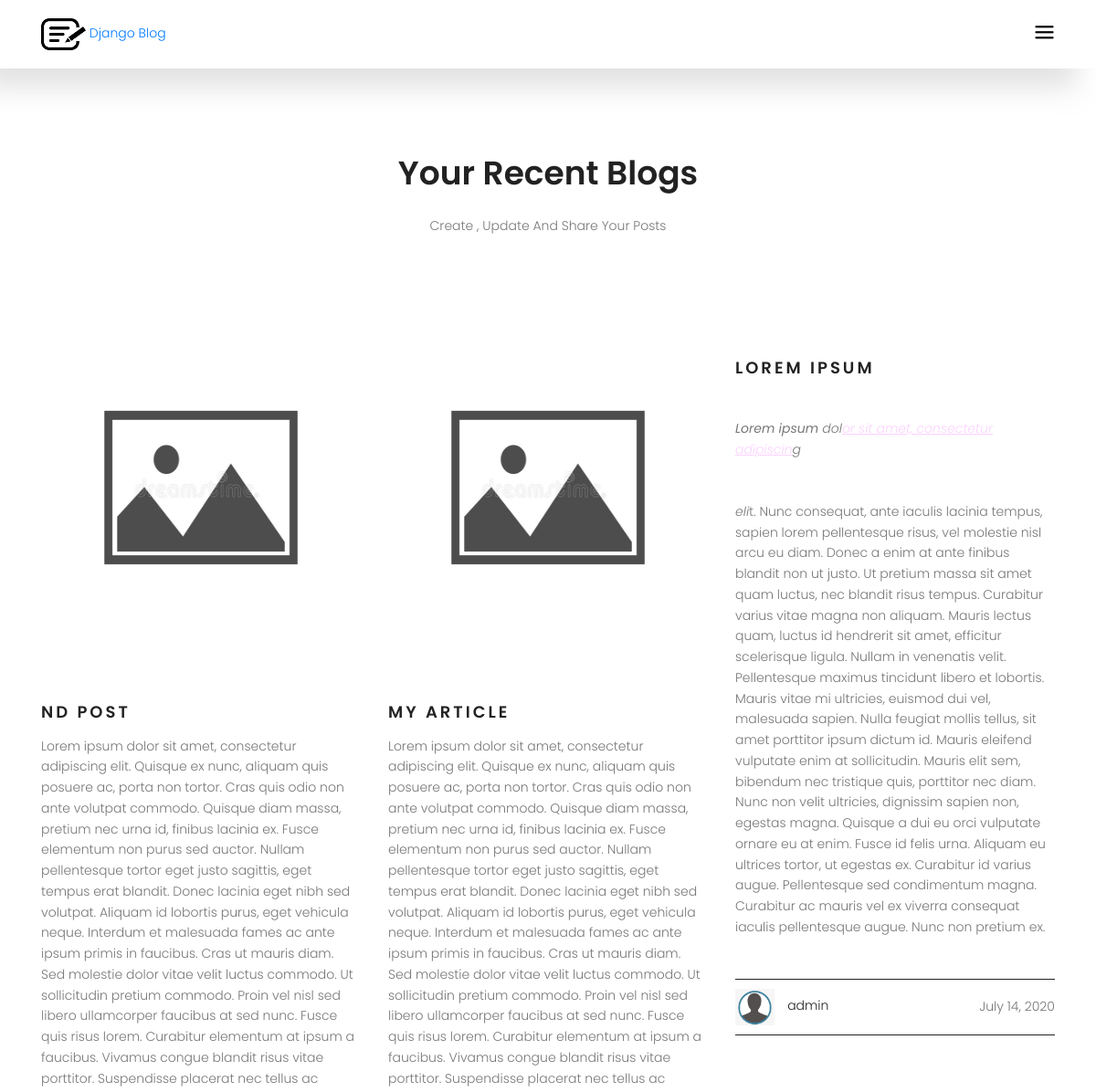
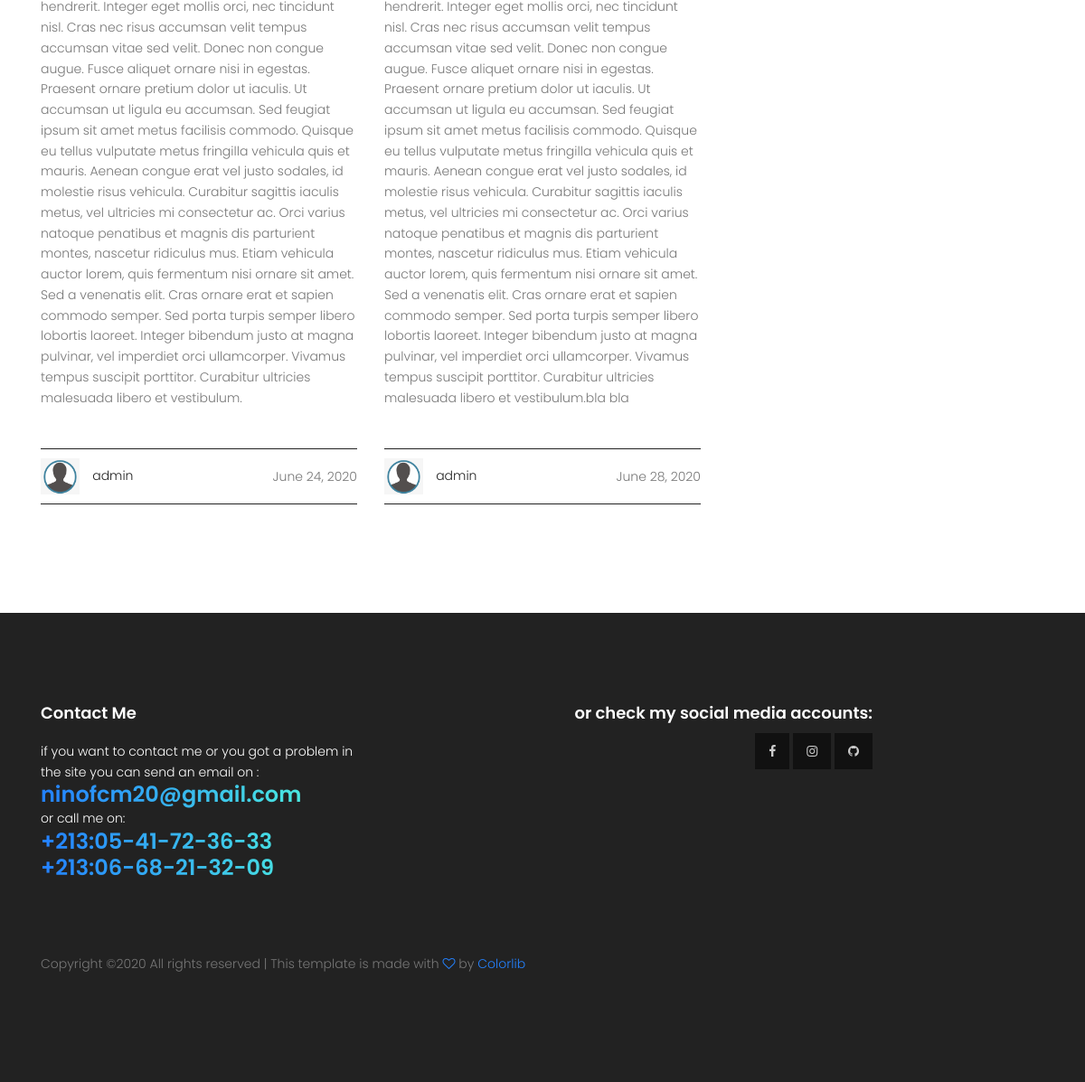
The page /posts-of-admin (signed in) on the database its author committed (2 pictures, top to bottom).
### blog/models.py (models this page shows, shortened)
class Post(models.Model):
    profile = models.ForeignKey(Profile , on_delete=models.CASCADE)
    title = models.CharField(max_length=100)
    content = RichTextField()
    slug = models.SlugField(blank=True)
    creation_date = models.DateTimeField(default=datetime.datetime.now())
    tags = models.CharField(max_length=30, blank=True)
    public = models.BooleanField(default=True)
    img = models.ImageField(upload_to='postimg/',blank=True)

### accounts/models.py (models this page shows, shortened)
class Profile(models.Model):
    user = models.OneToOneField(User, on_delete=models.CASCADE)
    bio = models.TextField(max_length=1000,blank=True)
    created_at = models.DateTimeField(default=datetime.now())
    slug = models.SlugField(blank=True)
    img = models.ImageField(upload_to='userimg/',default='userimg/avatar.png')

### blog/views.py (the view)
# urls.py: path('posts-of-<slug>', views.user_posts , name='user_posts'),
@login_required(login_url='/accounts/login/')
def user_posts(request, slug):
    profile = Profile.objects.get(slug=slug)
    posts = Post.objects.filter(profile=profile)
    context = {
        'posts':posts,
        'title':'%s posts'%profile.slug,
    }
    return render(request, 'blog/your_blog.html', context)

### blog/templates/blog/your_blog.html
{% extends 'blog/base.html' %}
{% load static %}
{% block content %}
			<section class="blog-area section-gap">
				<div class="container">
					<div class="row justify-content-center">
						<div class="col-md-8 pb-30 header-text">
							<h1>Your Recent Blogs</h1>
							<p>
								Create , Update And Share Your Posts
							</p>
						</div>
					</div>
						<div class="row">
							{% for post in posts %}
								<div class="single-blog col-lg-4 col-md-4">
									{% if post.img %}
									<img class="f-img img-fluid mx-auto" src="{{post.img.url}}" alt="">
									{% else %}
									<img class="f-img img-fluid mx-auto" src="{% static "home-static/img/no-image.jpg" %}" style="height: 400px;">
									{% endif %}
									<h4>
										<a href="{% url 'blog:post' post.slug %}">{{post.title}}</a>
									</h4>
									<p>
										{{post.content | safe}}
									</p>
									<div class="bottom d-flex justify-content-between align-items-center flex-wrap">
										<div>
											<a href="{% url 'accounts:profile' post.profile.slug %}">
											<img class="img-fluid" src="{{post.profile.img.url}}" style="height: 40px;">
											<span>{{post.profile.user.username}}</span>
											</a>
										</div>
										<div class="meta">
											{{post.creation_date| date}}
										</div>
									</div>
								</div>
								{% empty %}
								there's has no posts yet :(
							{% endfor %}
						</div>
				</div>
			</section>
{% endblock %}

### static/home-static/css/main.css (style rules this page uses)
body { color: #777777; font-family: "Poppins", sans-serif; font-size: 14px; font-weight: 300; line-height: 1.625em; position: relative; }
a { -webkit-transition: all 0.3s ease 0s; -moz-transition: all 0.3s ease 0s; -o-transition: all 0.3s ease 0s; transition: all 0.3s ease 0s; }
a, a:focus, a:hover { text-decoration: none; outline: 0; }
h1, h2, h3, h4, h5, h6 { font-family: "Poppins", sans-serif; color: #222222; line-height: 1.2em !important; margin-bottom: 0; margin-top: 0; font-weight: 600; }
h1, .h1 { font-size: 36px; }
h4, .h4 { font-size: 20px; }
.pb-30 { padding-bottom: 30px; }
.flex-wrap { -webkit-flex-wrap: wrap; -moz-flex-wrap: wrap; -ms-flex-wrap: wrap; flex-wrap: wrap; }
b, i, sup, sub, u, del { color: #fcd2ff; }
h1 { font-size: 36px; }
h4 { font-size: 18px; }
h1, h2, h3, h4, h5, h6 { line-height: 1.5em; }
body { position: relative; }
.section-gap { padding: 120px 0; }
.blog-area h1 { text-align: center; margin-bottom: 25px; font-weight: 600; text-transform: capitalize; }
.blog-area p { margin-bottom: 45px; text-align: center; }
.single-blog h4 { text-transform: uppercase; font-weight: 600; letter-spacing: 3px; margin-top: 35px; }
.single-blog a { color: #222; }
.single-blog p { text-align: left; margin-top: 15px; }
.single-blog .bottom { padding: 10px 0; border-top: 1px solid #222; border-bottom: 1px solid #222; }
.single-blog .bottom span { margin-left: 10px; }
.single-blog .f-img { -webkit-transition: all 0.3s ease 0s; -moz-transition: all 0.3s ease 0s; -o-transition: all 0.3s ease 0s; transition: all 0.3s ease 0s; }
p { color: #777; }

### rows shown on the page
Post: title "ND POST", content "Lorem ipsum dolor sit amet, consectetur adipiscing elit. Quisque ex nunc, aliquam quis posuere ac, porta non tortor. Cras quis odio non ante volutpat commodo. Quisque diam massa, pretium nec urna id, finibus lacinia ex. Fusce elementum non purus sed auctor. Nullam pellentesque tortor eget justo sagittis, eget tempus erat blandit. Donec lacinia eget nibh sed volutpat. Aliquam id lobortis purus, eget vehicula neque. Interdum et malesuada fames ac ante ipsum primis in faucibus. Cras ut mauris diam. Sed molestie dolor vitae velit luctus commodo. Ut sollicitudin pretium commodo. Proin vel nisl sed libero ullamcorper faucibus at sed nunc. Fusce quis risus lorem. Curabitur elementum at ipsum a…", profile.img (picture), profile.user.username "admin", creation_date "June 24, 2020"
Post: title "MY ARTICLE", content "Lorem ipsum dolor sit amet, consectetur adipiscing elit. Quisque ex nunc, aliquam quis posuere ac, porta non tortor. Cras quis odio non ante volutpat commodo. Quisque diam massa, pretium nec urna id, finibus lacinia ex. Fusce elementum non purus sed auctor. Nullam pellentesque tortor eget justo sagittis, eget tempus erat blandit. Donec lacinia eget nibh sed volutpat. Aliquam id lobortis purus, eget vehicula neque. Interdum et malesuada fames ac ante ipsum primis in faucibus. Cras ut mauris diam. Sed molestie dolor vitae velit luctus commodo. Ut sollicitudin pretium commodo. Proin vel nisl sed libero ullamcorper faucibus at sed nunc. Fusce quis risus lorem. Curabitur elementum at ipsum a…", profile.img (picture), profile.user.username "admin", creation_date "June 28, 2020"
Post: title "LOREM IPSUM", content "Lorem ipsum dol or sit amet, consectetur adipiscin g eli t. Nunc consequat, ante iaculis lacinia tempus, sapien lorem pellentesque risus, vel molestie nisl arcu eu diam. Donec a enim at ante finibus blandit non ut justo. Ut pretium massa sit amet quam luctus, nec blandit risus tempus. Curabitur varius vitae magna non aliquam. Mauris lectus quam, luctus id hendrerit sit amet, efficitur scelerisque ligula. Nullam in venenatis velit. Pellentesque maximus tincidunt libero et lobortis. Mauris vitae mi ultricies, euismod dui vel, malesuada sapien. Nulla feugiat mollis tellus, sit amet porttitor ipsum dictum id. Mauris eleifend vulputate enim at sollicitudin. Mauris elit sem, bibendum nec…", profile.img (picture), profile.user.username "admin", creation_date "July 14, 2020"
